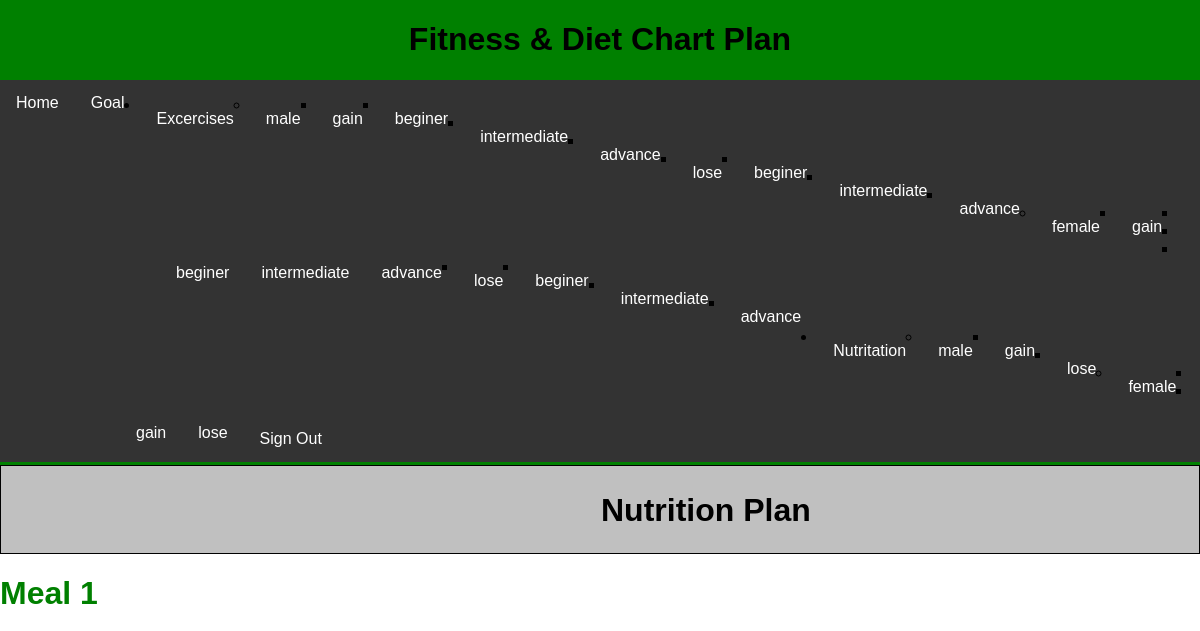
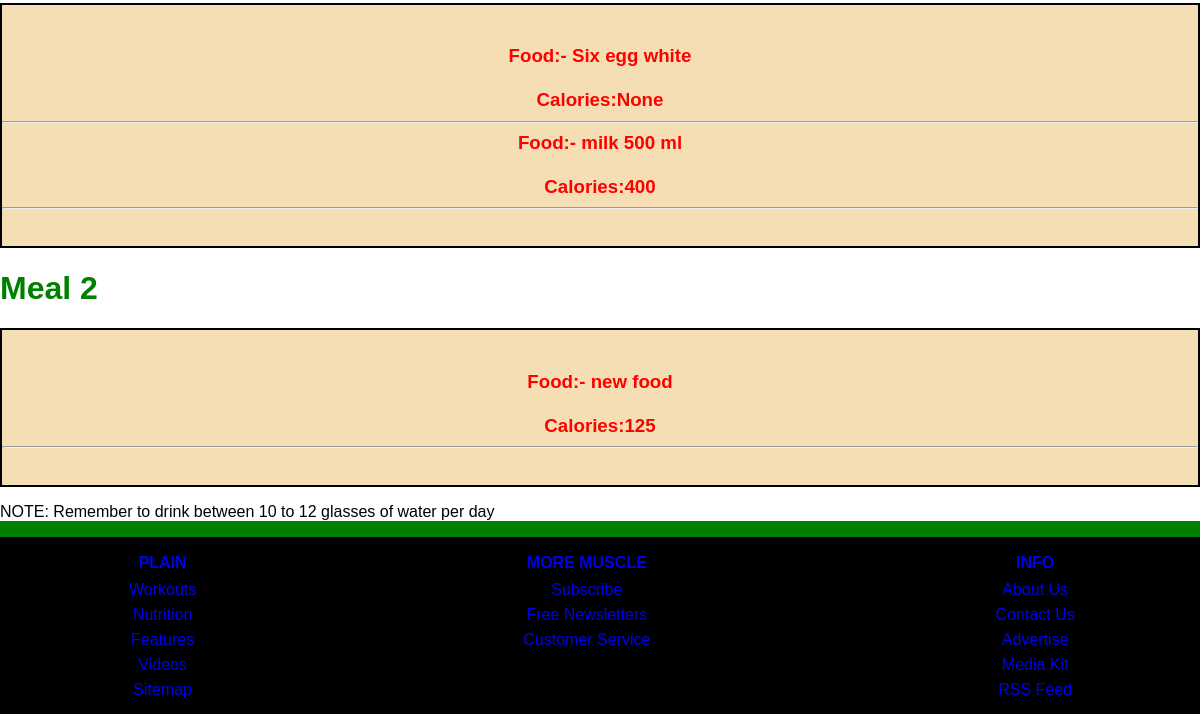
/diet/male/lose (signed in), run on an earlier commit of the app's database (2 pictures, top to bottom).
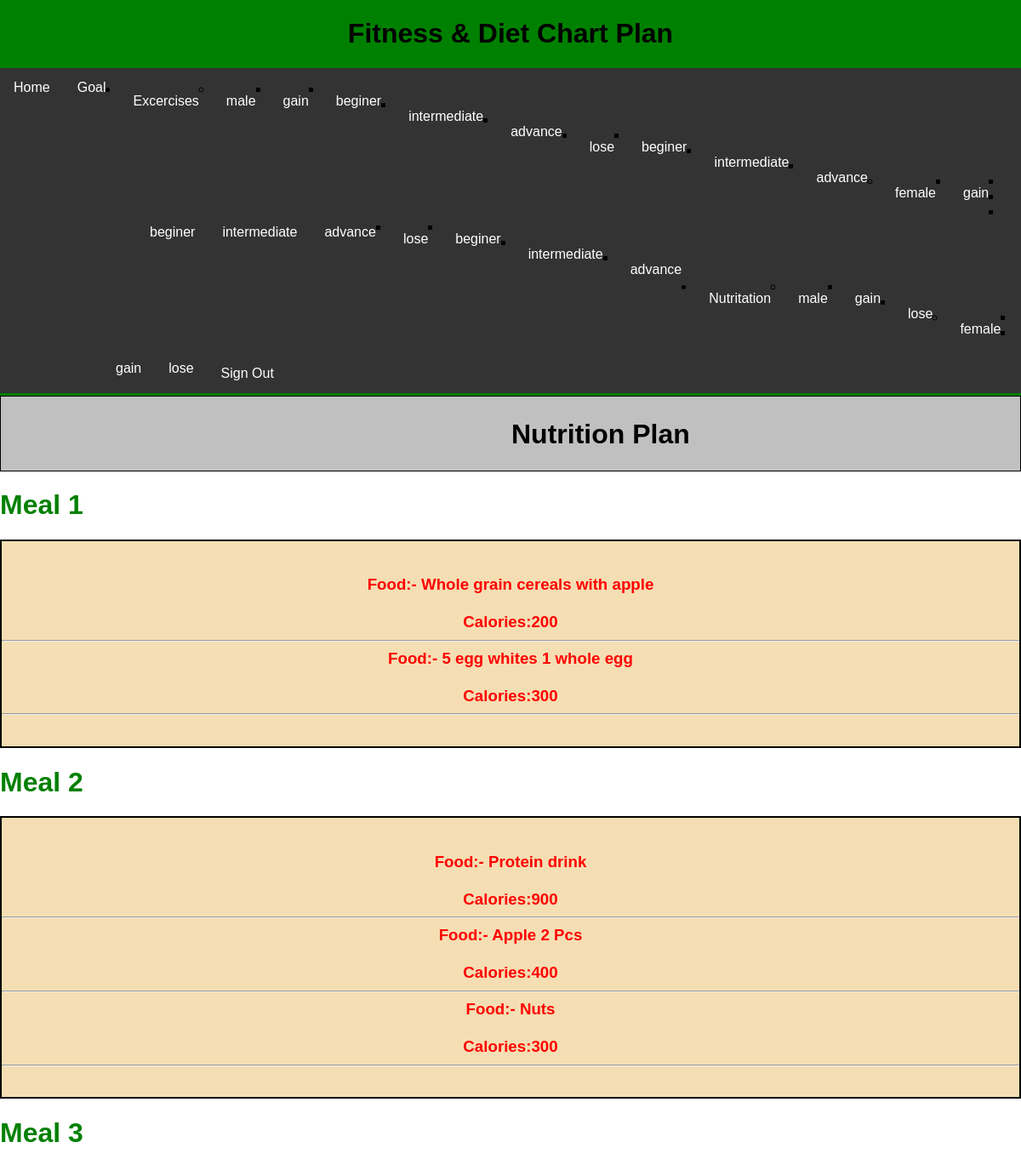
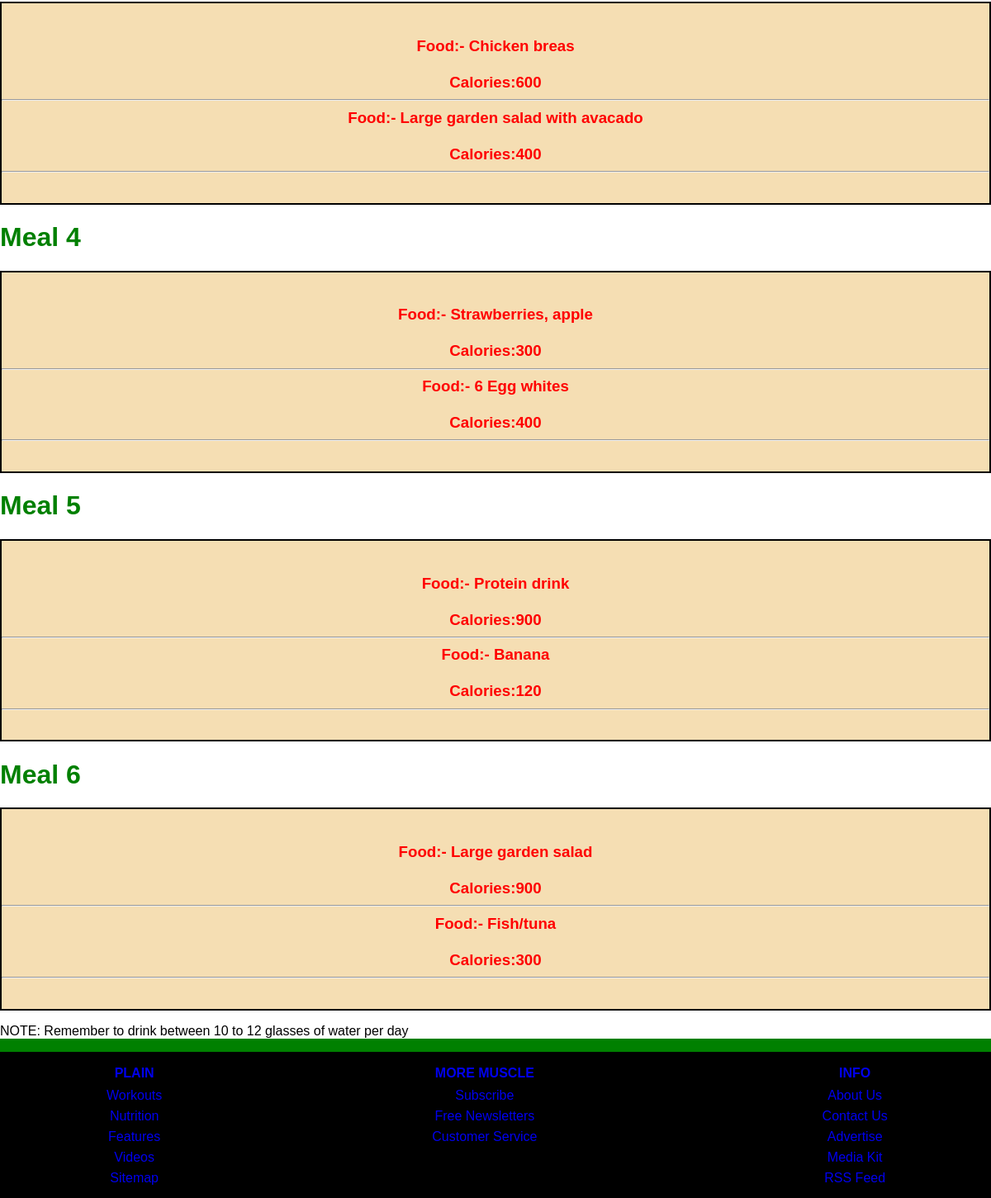
And on a later commit of the database (2 pictures, top to bottom).
### fitness/models.py (models this page shows)
class Meal(models.Model):
    name = models.CharField(max_length=255)
    def __str__(self):
        return self.name

class Food(models.Model):
    name = models.CharField(max_length=255)
    calories = models.IntegerField(null=True,blank=True)
    def __str__(self):
        return self.name

### fitness/views.py (the view)
# urls.py: path('diet/<gender>/<fitness_plan>',views.get_meal_list, name='get_meal_list'),
@login_required(login_url='/login/')
def get_meal_list(request, gender, fitness_plan):
    print(gender, fitness_plan)
    meals = Meal.objects.filter(
        pk__in=FoodMealGoal.objects.filter(
            goal__gender=gender,
            goal__fitness_plan=fitness_plan
        ).values('meal')
    )
    print(meals)
    meal_list = []
    for meal in meals.values():
        foods = Food.objects.filter(
            pk__in=FoodMealGoal.objects.filter(
                goal__gender=gender,
                goal__fitness_plan=fitness_plan,
                meal__id=meal['id']
            ).values('food')
        )
        meal.update({'foods': foods})
        print(meal)
        meal_list.append(meal)
    return render(request, 'show_meals.html', {'meals': meal_list})

### fitness/templatetags/load_header.py (called while the page is built)
@register.inclusion_tag('excercise_header.html')
def load_excercises():
    data = {
        'genders' : list(dict(Gender.options).values()),
        'fitness_plans' : list(dict(FitnessPlan.options).values()),
        'fitness_levels' : list(dict(FitnessLevel.options).values()),
    }
    print(data)
    return data

@register.inclusion_tag('diet_header.html')
def load_diet():
    data = {
        'genders' : list(dict(Gender.options).values()),
        'fitness_plans' : list(dict(FitnessPlan.options).values()),
    }
    return data

### fitness/templates/show_meals.html
{% extends 'base.html' %}
{% block body %}
  <div class="showmeal">
  <div class="login">
    <h1>Nutrition Plan</h1></div>
    {% for meal in meals %}
        <font color="green"><h1>{{ meal.name }}</h1></font>
          <div class="mealtxtdegine">
   <h3>
        {% for food in meal.foods %}
            Food:- {{food.name}}<br><br>
            Calories:{{food.calories}}<hr>
        {% endfor %}
    </h3></br>
</div>
    {% endfor %}
    <p>NOTE: Remember to drink between 10 to 12 glasses of water per day</p>
</div>
{% endblock body %}

What changed in the data, as far as the page shows it:
removed Food: name "Six egg white", calories "None", shown under Meal "Meal 1"
removed Food: name "milk 500 ml", calories "400", shown under Meal "Meal 1"
removed Food: name "new food", calories "125", shown under Meal "Meal 2"
added Food: name "Whole grain cereals with apple", calories "200", shown under Meal "Meal 1"
added Food: name "5 egg whites 1 whole egg", calories "300", shown under Meal "Meal 1"
added Food: name "Protein drink", calories "900", shown under Meal "Meal 2"
added Food: name "Apple 2 Pcs", calories "400", shown under Meal "Meal 2"
added Food: name "Nuts", calories "300", shown under Meal "Meal 2"
added Meal: name "Meal 3"
added Food: name "Chicken breas", calories "600", shown under "Meal 3"
added Food: name "Large garden salad with avacado", calories "400", shown under "Meal 3"
added Meal: name "Meal 4"
added Food: name "Strawberries, apple", calories "300", shown under "Meal 4"
added Food: name "6 Egg whites", calories "400", shown under "Meal 4"
added Meal: name "Meal 5"
added Food: name "Protein drink", calories "900", shown under "Meal 5"
added Food: name "Banana", calories "120", shown under "Meal 5"
added Meal: name "Meal 6"
added Food: name "Large garden salad", calories "900", shown under "Meal 6"
added Food: name "Fish/tuna", calories "300", shown under "Meal 6"
